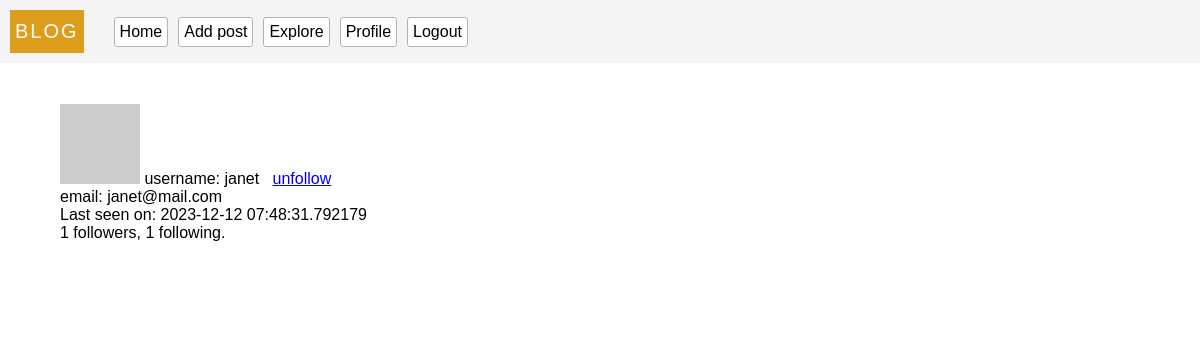
The app's page /user/3 (signed in), older data.
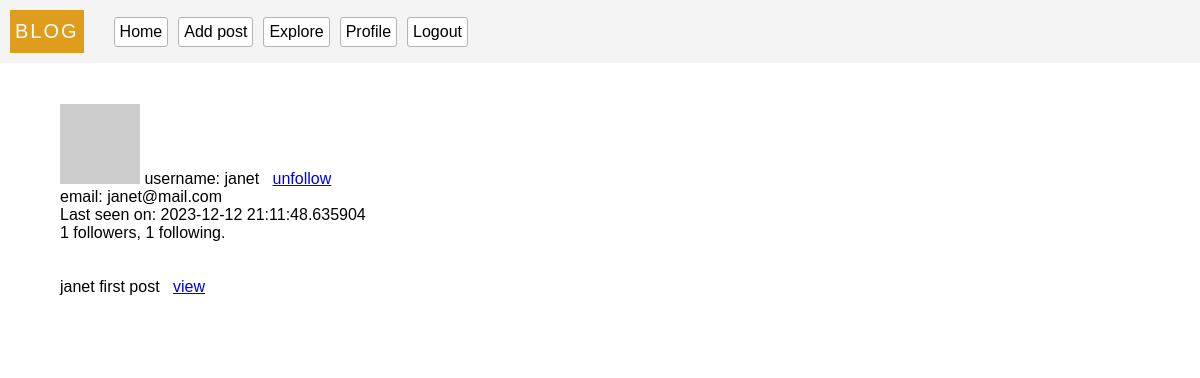
The same page, newer data.
### models.py (models this page shows, shortened)
class User(db.Model, UserMixin):
  __tablename__ = 'users'
  id = db.Column(db.Integer, primary_key = True)
  username = db.Column(db.String(100), unique = True, index = True)
  email = db.Column(db.String(100), index = True, unique = True)
  password = db.Column(db.String(200))
  last_seen = db.Column(db.DateTime, default=datetime.utcnow, index = True)
  about_me = db.Column(db.String, nullable=True)
  posts = db.relationship(
    'Post',
    backref = 'author',
    lazy = 'dynamic'
  )
  followed = db.relationship(
    'User',
    secondary = followers,
    primaryjoin = (followers.c.follower_id == id),
    secondaryjoin = (followers.c.followed_id == id),
    backref = db.backref('followers', lazy='dynamic'),
    lazy = 'dynamic'
  )
  follower = db.relationship(
    'User',
    secondary = followers,
    primaryjoin = (followers.c.followed_id == id),
    secondaryjoin = (followers.c.follower_id == id),
    backref = db.backref('followed_user', lazy='dynamic'),
    lazy = 'dynamic'
  )
  def avatar(self, size='80'):
    digest = md5(str(self.email).lower().encode('utf-8')).hexdigest()
    return f'https://gravatar.com/avatar/{digest}?d=identicon&s={size}'
  def update_last_seen(self):
    self.last_seen = datetime.utcnow()
    db.session.commit()
  def is_following(self, user):
    return self.followed.filter(followers.c.followed_id == user.id).count() > 0
  @login.user_loader
  def get_user(id):
    return User.query.get(int(id))

class Post(db.Model):
  __tablename__ = 'posts'
  id = db.Column(db.Integer, primary_key = True)
  body = db.Column(db.String(300) ,nullable = False)
  title = db.Column(db.String(20), nullable = False)
  timestamp = db.Column(db.DateTime, default=datetime.utcnow, index = True)
  user_id = db.Column(db.Integer, db.ForeignKey('users.id'))

### server.py (the view)
@app.route('/user/<id>')
@login_required
def user_profile(id):
  user = User.query.get(id)
  if user == None:
    flash('this user profile cannot be found, profile may have been deleted or suspended !', 'error')
    return redirect(url_for('index'))
  return render_template('user.html', user=user, posts = user.posts)

### server.py (called while the page is built)
@app.before_request
def validate():
  if current_user.is_authenticated:
    current_user.update_last_seen()

### templates/user.html (shortened to what this page needs)
{% extends 'base.html' %}
{% block content %}
<section>
  <img src="{{user.avatar(100)}}" alt="photo">
  <span>username:  {{user.username}}</span>
  <span> &nbsp;</span>
    {% if current_user.id != user.id %}
      {% if current_user.is_following(user) %}
        <a href="/follow/{{user.id}}"> unfollow </a>
      {% else %}
        <a href="/follow/{{user.id}}"> follow </a>
      {% endif %}
    {% endif %}
  <br>
  <sapn>email: {{user.email}}</sapn>
  {% if user.last_seen %}<p>Last seen on: {{ user.last_seen }}</p>{% endif %}
  <p>{{ user.follower.count() }} followers, {{ user.followed.count() }} following.</p>
</section>
<section>
  <br> <br>
  {% for post in posts %}
      <p>
        {{post.title}}
        <a href="/post/{{post.id}}">view</a>
      </p>
      <br>
    {% endfor %}
</section>
{% endblock %}

Row changes from the older to the newer data that the page shows:
changed User "janet": last_seen "2023-12-12 07:48:31.792179" → "2023-12-12 21:11:48.635904"
added Post: title "janet first post"
